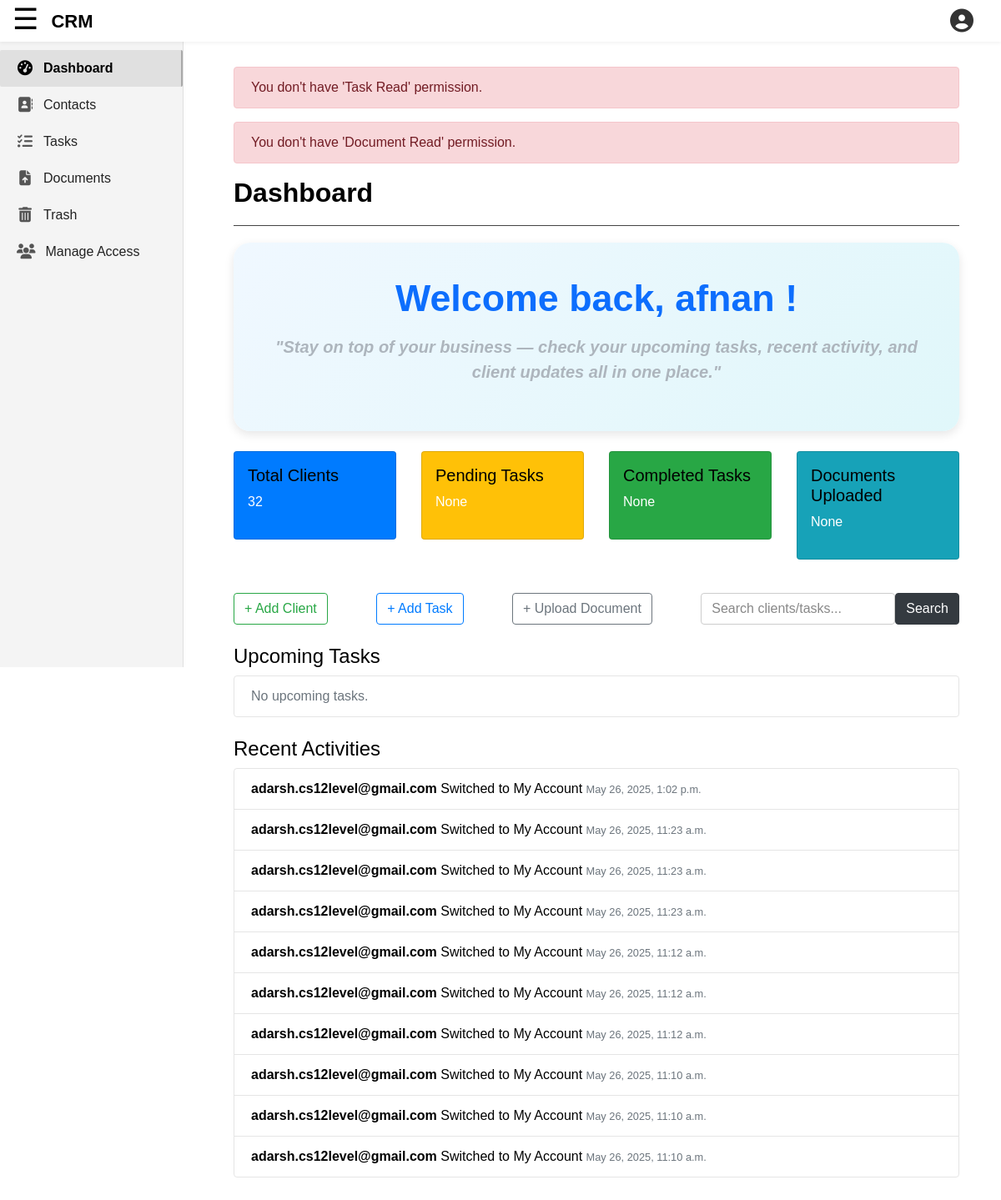
/apps/dashboard/ (signed in), run on an earlier commit of the app's database.
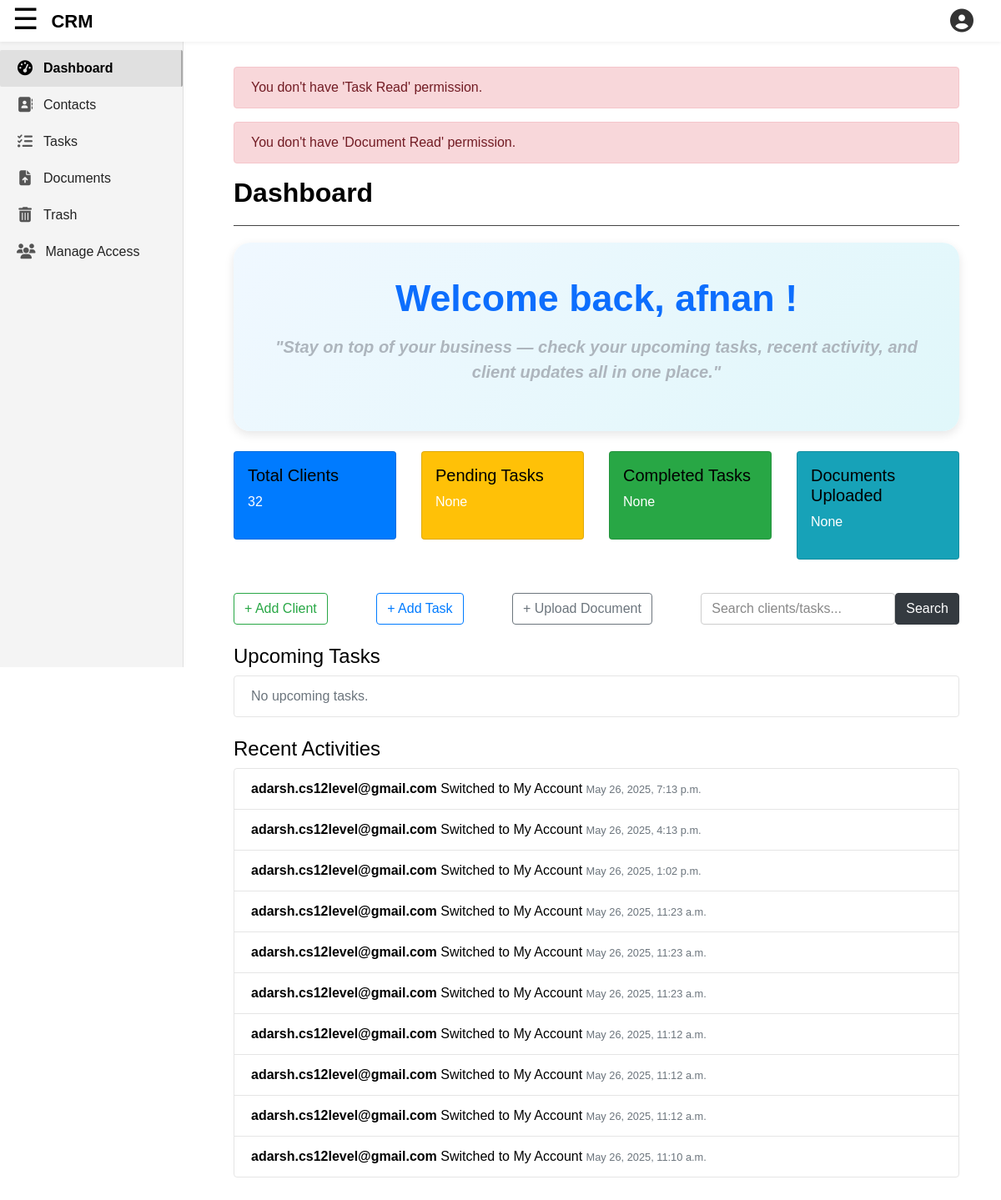
And on a later commit of the database.
### client/models.py (models this page shows, shortened)
class ActivityLog(models.Model):
    user = models.ForeignKey(BusinessUser, on_delete=models.CASCADE)
    action = models.CharField(max_length = 255)
    timestamp = models.DateTimeField(auto_now_add = True)

### accounts/models.py (models this page shows, shortened)
class BusinessUser(models.Model):
    public_id = models.UUIDField(default=uuid.uuid4, unique=True, editable=False)
    company_email = models.EmailField(max_length=60, unique=True, null=True, blank=True)
    company_name = models.CharField(max_length=95, unique=True, null=True, blank=True)
    industry = models.CharField(max_length=100, blank=True, null=True)
    job_title = models.CharField(max_length=255, blank=True, null=True)
    employees = models.IntegerField(default=None, blank=True, null=True)
    website = models.URLField(max_length=200, blank=True, null=True)
    address = models.TextField(blank=True, null=True)
    country = models.CharField(max_length=100, blank=True, null=True)
    phone = models.CharField(max_length=15, blank=True, null=True)
    last_login = models.DateTimeField(auto_now=True)
    company_logo = models.ImageField(upload_to=get_image_filepath, blank=True, null=True, default=get_default_image)
    user = models.OneToOneField(User, on_delete=models.CASCADE)
    def __str__(self):
        return f"{self.company_email}"

### featuredApp/views.py (the view)
# urls.py: path('dashboard/', views.dashboard_view, name='appDashboard'),
@login_required
def dashboard_view(request, *args, **kwargs):
    user = request.user.businessuser
    logged_in_user = request.user.businessuser
    if request.session.get('active_business_user_id') == None:
        logged_in_user = request.user.businessuser
        request.session['active_business_user_id'] = logged_in_user.id
        active_business_user = logged_in_user
    else:
        active_id = request.session.get('active_business_user_id')
        active_business_user = get_object_or_404(BusinessUser, id=active_id)
    query = request.GET.get("q")
    search_result = []
    find_client_by_query = None
    find_tasks_by_query = None
    find_document_by_query = None
    recent_activities = ActivityLog.objects.filter(user = active_business_user).order_by('-timestamp')[:10]  # latest 10
    today = timezone.now().date()
    upcoming_tasks = Task.objects.filter(
        user=logged_in_user,
        due_date__gte=today,
    ).exclude(status="Completed").order_by('due_date')[:5]
    if get_active_business_user_with_permission(request, 'can_read_contact', show_err='Contact Read')[1]:
        total_client = len(Client.objects.filter(companyAssignee = active_business_user))
        if query:
            find_client_by_query = Client.objects.filter(name__icontains=query, companyAssignee = active_business_user)
            search_result += list(find_client_by_query)
    else:
        total_client = None
    if get_active_business_user_with_permission(request, 'can_read_task', show_err='Task Read')[1]:
        total_tasks_object = Task.objects.filter(user = active_business_user)
        completed_tasks = len(total_tasks_object.filter(status='Completed'))
        pending_tasks = len(total_tasks_object) - completed_tasks
        if query:
            find_tasks_by_query = Task.objects.filter(task_name__icontains = query, user = active_business_user)
            search_result += list(find_tasks_by_query)
    else:
        pending_tasks = None
        completed_tasks = None
    if get_active_business_user_with_permission(request, 'can_read_document', show_err='Document Read')[1]:
        total_documents = len(Document.objects.filter(user = active_business_user))
        if query:
            find_document_by_query = Document.objects.filter(document_name__icontains = query, user = active_business_user)
            search_result += list(find_document_by_query)
    else:
        total_documents = None
    accessible_accounts = user.accessible_accounts.select_related('owner', 'role')
    context = {
        "search_results": search_result,
        "find_client_by_query" : find_client_by_query,
        "find_tasks_by_query" : find_tasks_by_query,
        "find_document_by_query" : find_document_by_query,
        "query": query,
        "recent_activities": recent_activities,
        'upcoming_tasks': upcoming_tasks,
        'businessuser': user,
        'accessible_accounts': accessible_accounts,
        'self_account': user,
        'total_clients': total_client,
        'pending_tasks': pending_tasks,
        'completed_tasks': completed_tasks,
        'total_documents': total_documents,
    }
    return render(
        request,
        'featuredApp/dashboard.html',
        context,
    )

### accounts/forms.py
class FeedbackForm(forms.Form):
    description = forms.CharField(
        label="Your Feedback",
        widget=forms.Textarea(attrs={
            'class': 'form-control',
            'placeholder': 'Share your thoughts...',
            'rows': 3,
        })
    )
    allow_contact = forms.BooleanField(
        required=False,
        label="Allow us to reach out via email",
        widget=forms.CheckboxInput(attrs={'class': 'form-check-input'})
    )

### client/models.py (called while the page is built)
    def get_queryset(self):
        return super().get_queryset().filter(is_deleted = False)

### featuredApp/context_processor.py (called while the page is built)
def accessible_accounts(request):
    if request.user.is_authenticated:
        accounts = request.user.businessuser.accessible_accounts.select_related('owner', 'role')
        self_account = request.user.businessuser
    else:
        accounts = []
        self_account = None
    return {
        'self_account': self_account,
        'accessible_accounts': accounts,
    }

def feedback_form_processor(request):
    return {'feedback_form': FeedbackForm()}

### featuredApp/templates/featuredApp/dashboard.html (shortened to what this page needs)
{% extends 'featuredApp/base.html' %}
{% load static %}
{% block addCSSlink %}
	<link rel="stylesheet" type="text/css" href="{% static 'featuredApp/dashboard.css' %}">
{% endblock addCSSlink %}
{% block contentBody1 %}
	<h2 style="font-weight: bolder;"> Dashboard </h2>
	<hr class="division-line-h2" style="">
    <div class="mb-4">
        <div class="welcome-box" id="welcomeBox">
            <h2>Welcome back,
                {% if user.get_full_name %}
                    {{ user.get_full_name }}
                {% elif social %}
                    {{ social.extra_data.name }}
                {% elif user.businessuser.company_name %}
                    {{ user.businessuser.company_name }}
                {% else %}
                    User
                {% endif %}!
            </h2>
            <p>"Stay on top of your business — check your upcoming tasks, recent activity, and client updates all in one place."</p>
        </div>
    </div>
    <div class="row text-white">
        <div class="col-md-3 mb-3">
            <div class="card bg-primary p-3">
                <h5>Total Clients</h5>
                <p>{{ total_clients }}</p>
            </div>
        </div>
        <div class="col-md-3 mb-3">
            <div class="card bg-warning p-3">
                <h5>Pending Tasks</h5>
                <p>{{ pending_tasks }}</p>
            </div>
        </div>
        <div class="col-md-3 mb-3">
            <div class="card bg-success p-3">
                <h5>Completed Tasks</h5>
                <p>{{ completed_tasks }}</p>
            </div>
        </div>
        <div class="col-md-3 mb-3">
            <div class="card bg-info p-3">
                <h5>Documents Uploaded</h5>
                <p>{{ total_documents }}</p>
            </div>
        </div>
    </div>
    <div class="d-flex justify-content-between my-4">
        <a class="btn btn-outline-success" href="{% url 'appContacts' %}">+ Add Client</a>
        <a class="btn btn-outline-primary" href="{% url 'appTasks' %}">+ Add Task</a>
        <a class="btn btn-outline-secondary" href="{% url 'appDocuments' %}">+ Upload Document</a>
        <form class="d-flex" method="get" action="#">
            <input class="form-control me-2" name="q" type="search" placeholder="Search clients/tasks...">
            <button class="btn btn-dark" type="submit">Search</button>
        </form>
    </div>
    <h4>Upcoming Tasks</h4>
    <ul class="list-group mb-4">
        {% for task in upcoming_tasks %}
            <li class="list-group-item d-flex justify-content-between align-items-center dashboard-ul-list-item">
                {{ task.task_name }} —
                <span class="">{{ task.due_date }}</span>
            </li>
            {% empty %}
            <li class="list-group-item text-muted dashboard-ul-list-item">No upcoming tasks.</li>
        {% endfor %}
    </ul>
    <h4>Recent Activities</h4>
    <ul class="list-group mb-4">
        {% for activity in recent_activities %}
            <li class="list-group-item dashboard-ul-list-item">
                <strong>{{ activity.user }}</strong>
                {{ activity.action }}
                <small class="text-muted">{{ activity.timestamp }}</small>
            </li>
        {% empty %}
            <li class="list-group-item text-muted dashboard-ul-list-item">No recent activities found.</li>
        {% endfor %}
    </ul>
{% endblock contentBody1 %}

What changed in the data, as far as the page shows it:
no longer on this page (row unchanged): ActivityLog: user "adarsh.cs12level@gmail.com", action "Switched to My Account", timestamp "May 26, 2025, 11:10 a.m."
no longer on this page (row unchanged): ActivityLog: user "adarsh.cs12level@gmail.com", action "Switched to My Account", timestamp "May 26, 2025, 11:10 a.m."
added ActivityLog: user "adarsh.cs12level@gmail.com", action "Switched to My Account", timestamp "May 26, 2025, 7:13 p.m."
added ActivityLog: user "adarsh.cs12level@gmail.com", action "Switched to My Account", timestamp "May 26, 2025, 4:13 p.m."
